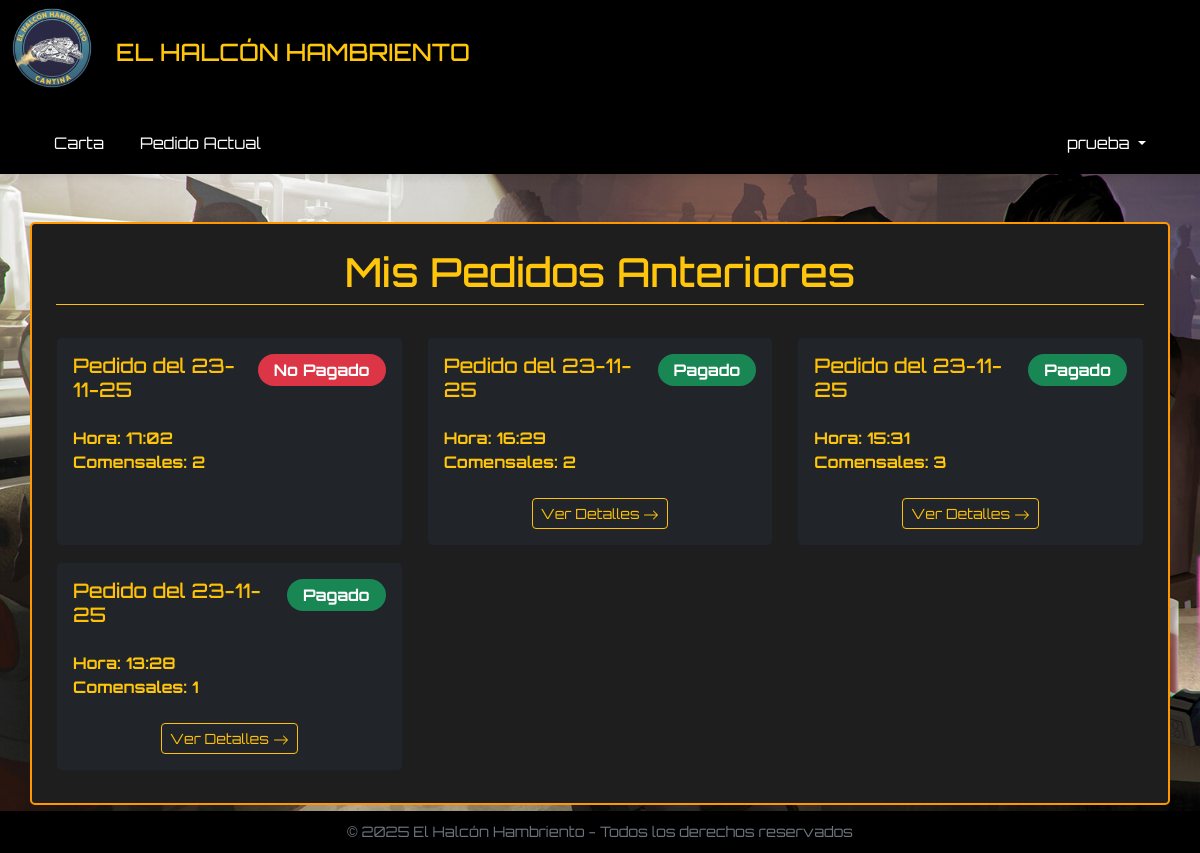
The app's page /Cliente/historialPed.php (signed in), older data.
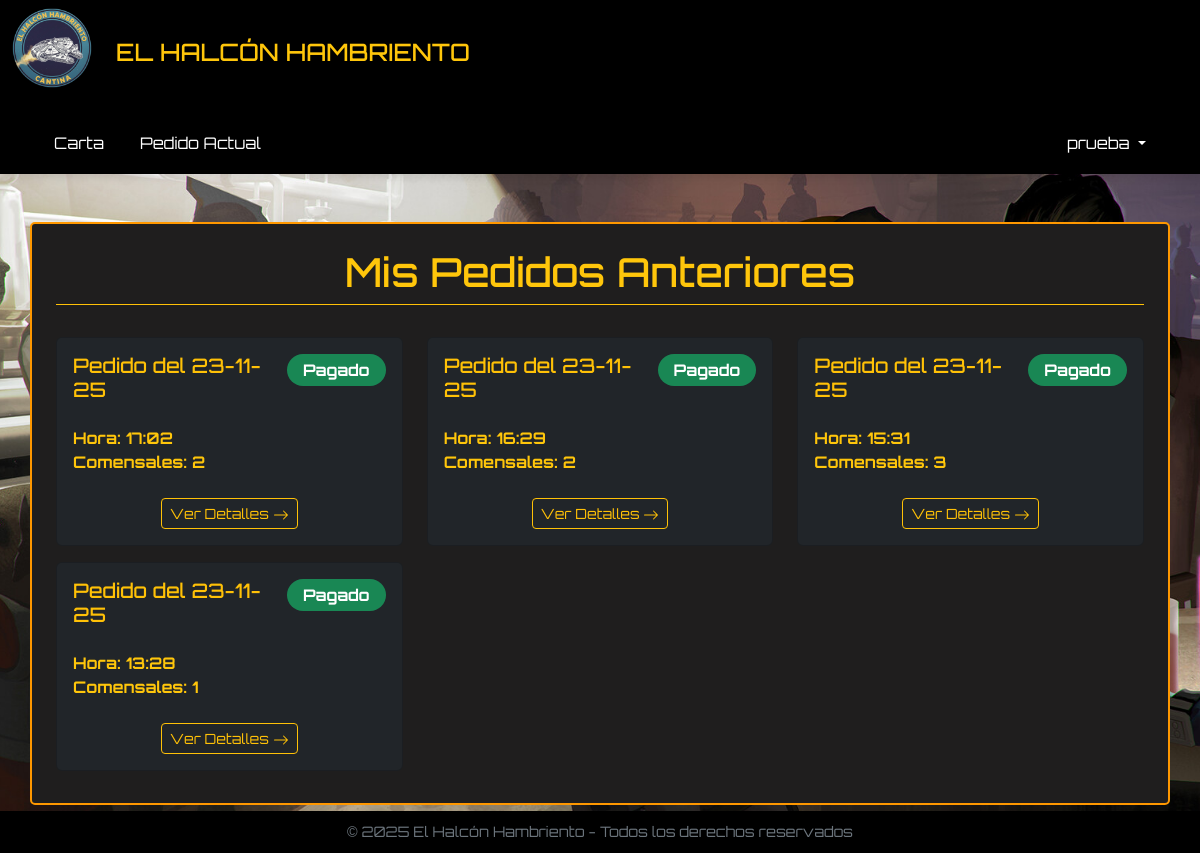
The same page, newer data.
### tables this page shows
CREATE TABLE `pedido` (
  `idPedido` int(11) NOT NULL,
  `pagado` tinyint(1) NOT NULL,
  `usuario` varchar(255) NOT NULL,
  `numMesa` varchar(255) NOT NULL,
  `fecha` varchar(255) NOT NULL,
  `hora` varchar(255) NOT NULL,
  `numComensales` int(11) NOT NULL
);

### Cliente/historialPed.php (the view, shortened to what this page needs)
<!DOCTYPE html>
<html lang="es">
<head>
    <link rel="stylesheet" href="<?php echo BASE_URL; ?>Bootstrap/css/bootstrap.min.css">
    <link rel="stylesheet" href="<?php echo BASE_URL; ?>styles.css">
    <link rel="stylesheet" href="styles.css">
</head>
<body>
    <?php
    include("../conexion.php");
    include("../header.php");
    include("navbar.php");
    ?>
    <section class="d-flex align-items-center">
        <div class="container my-5 pedido p-4">
            <div class="row">
                <div class="col-12 text-center">
                    <h1 class="pb-2 mb-4 border-bottom border-warning">Mis Pedidos Anteriores</h1>
                </div>
            </div>
            <div class="row">
                <?php
                $usuario = $_SESSION['dni'];
                $queryPedidos = "SELECT * FROM pedido WHERE usuario='$usuario' ORDER BY fecha DESC, hora DESC";
                $resultPedido = mysqli_query($conn, $queryPedidos);
                if (mysqli_num_rows($resultPedido) > 0) {
                    while ($rowP = mysqli_fetch_assoc($resultPedido)) {
                        $fecha = $rowP['fecha'];
                        $hora = date("H:i", strtotime($rowP['hora']));
                        $pagado = $rowP['pagado'];
                        $comensales = $rowP['numComensales'];
                        if ($pagado == 1) {
                            $estado_pago_texto = "Pagado";
                            $estado_pago_clase = "badge bg-success";
                        } else {
                            $estado_pago_texto = "No Pagado";
                            $estado_pago_clase = "badge bg-danger";
                        }
                ?>
                        <div class="col-md-6 col-lg-4 my-2">
                            <div class="card h-100 bg-dark">
                                <div class="card-body">
                                    <div class="d-flex justify-content-between align-items-start mb-3">
                                        <h5 class="card-title text-warning">Pedido del <?php echo $fecha; ?></h5>
                                        <span class="<?php echo $estado_pago_clase; ?> fs-6 py-2 px-3 rounded-pill">
                                            <?php echo $estado_pago_texto; ?>
                                        </span>
                                    </div>
                                    <ul>
                                        <li class="d-flex justify-content-start align-items-center px-0">
                                            <strong>Hora: <?php echo $hora; ?></strong>
                                        </li>
                                        <li class="d-flex justify-content-start align-items-center px-0">
                                            <strong>Comensales: <?php echo $comensales; ?></strong>
                                        </li>
                                    </ul>
                                    <?php
                                    $Pedido = $rowP['idPedido'];
                                    if ($estado_pago_texto === "Pagado") {
                                        echo '<div class="mt-4 text-center">
                                        <a href="generarPdf.php?id=' . $Pedido . '" class="btn btn-outline-warning btn-sm" target=”_blank”>
                                            Ver Detalles <svg xmlns="http://www.w3.org/2000/svg" width="16" height="16" fill="currentColor" class="bi bi-arrow-right" viewBox="0 0 16 16">
                                                <path fill-rule="evenodd" d="M1 8a.5.5 0 0 1 .5-.5h11.793l-3.147-3.146a.5.5 0 0 1 .708-.708l4 4a.5.5 0 0 1 0 .708l-4 4a.5.5 0 0 1-.708-.708L13.293 8.5H1.5A.5.5 0 0 1 1 8" />
                                            </svg>
                                        </a>
                                    </div>';
                                    }
                                    ?>
                                </div>
                            </div>
                        </div>
                <?php
                    }
                } else {
                    echo '<div class="col-12">
                        <div class="h3 text-center">
                            Vacío, tu historial de pedidos está. Un buen momento para hacer uno, sí, es.
                        </div>
                        </div>';
                }
                ?>
            </div>
        </div>
    </section>
    <?php
    include("../footer.php");
    ?>
</body>
</html>

Row changes from the older to the newer data that the page shows:
changed pedido (number 1 of 4 on the later page): pagado "No Pagado" → "Pagado"; now shows "Ver Detalles"
